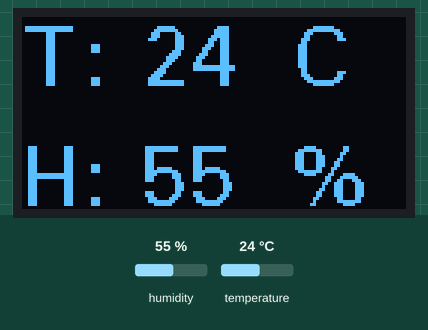
Recording of a sketch running on a simulated Arduino Uno, built with avr-gcc and run on an emulated ATmega328P. Shown: 128×64 one-colour display. Inputs (shaded band) come from the test bench; at power-on: humidity 55 %, temperature 24 °C.

Above: at 3.5 s.
3.6 s: humidity set to 22 %
At 6.9 s:
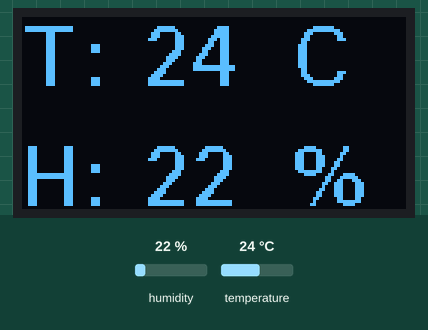
7.2 s: temperature set to 12 °C
At 9.1 s:
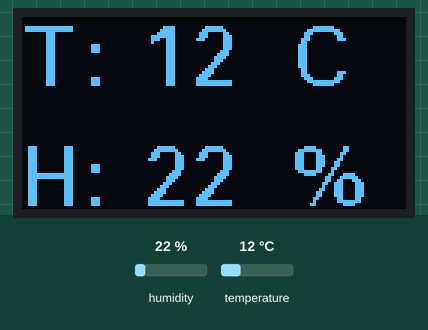
10.8 s: humidity set to 40 %
At 14.9 s:
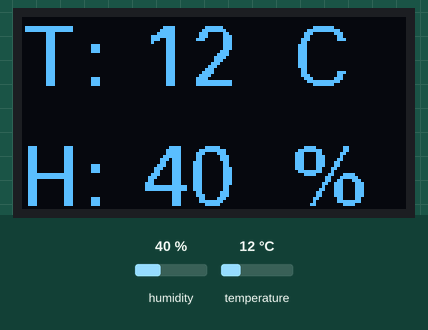
15.2 s: temperature set to 19 °C
At 17.0 s:
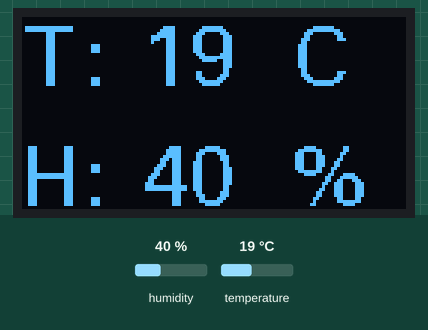
Timing chart, 0 to 18.5 s (numbered marks = the images above; inputs shaded):
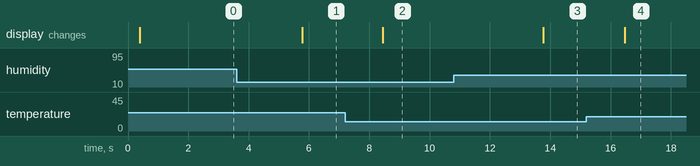

The sketch:

06-dht11_oled.ino
```cpp
#include <Arduino.h>
#include <U8g2lib.h>
#include <Wire.h>
#include "DHT.h"

#define DHTPIN  2
#define DHTTYPE DHT11

//iic驱动方式
U8G2_SSD1306_128X64_NONAME_1_SW_I2C u8g2(U8G2_R0, /* clock=*/ SCL, /* data=*/ SDA, /* reset=*/ U8X8_PIN_NONE);
DHT dht(DHTPIN, DHTTYPE);

void setup() {
  u8g2.begin();
  dht.begin();
}

char h_str[3];
char t_str[3];
float h;
float t;

void loop() {

  h = dht.readHumidity();//读湿度
  t = dht.readTemperature();//读温度(摄氏度)
  strcpy(h_str, u8x8_u8toa(h, 2));    /* convert m to a string with two digits */
  strcpy(t_str, u8x8_u8toa(t, 2));    /* convert m to a string with two digits */

  u8g2.firstPage();
  do {
    u8g2.setFont(u8g2_font_fur20_tf);
    u8g2.drawStr(0, 23, "T");
    u8g2.drawStr(20, 23, ":");
    u8g2.drawStr(40, 23, t_str);
    u8g2.drawStr(90, 23, "C");

    u8g2.drawStr(0, 63, "H");
    u8g2.drawStr(20, 63, ":");
    u8g2.drawStr(40, 63, h_str);
    u8g2.drawStr(90, 63, "%");
  } while ( u8g2.nextPage() );
  delay(1000);
}
```

Measured:
- after the input at 3.6 s, the display: changes after 2.2 s (image 1)
- after the input at 7.2 s, the display: changes after 1.2 s (image 2)
- after the input at 10.8 s, the display: changes after 3.0 s (image 3)
- after the input at 15.2 s, the display: changes after 1.3 s (image 4)
